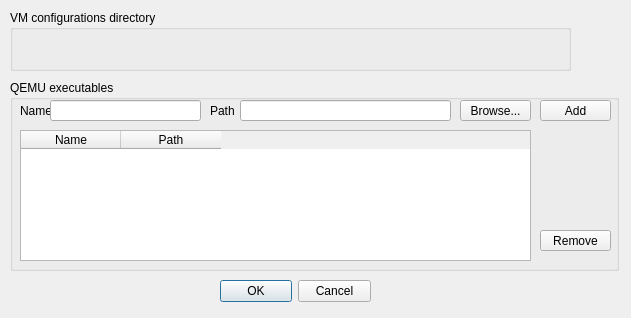
<?xml version="1.0" encoding="UTF-8"?>
<ui version="4.0">
 <class>GlobalSettingsDialog</class>
 <widget class="QDialog" name="GlobalSettingsDialog">
  <property name="geometry">
   <rect>
    <x>0</x>
    <y>0</y>
    <width>631</width>
    <height>318</height>
   </rect>
  </property>
  <property name="windowTitle">
   <string>Dialog</string>
  </property>
  <widget class="QGroupBox" name="groupBox">
   <property name="geometry">
    <rect>
     <x>10</x>
     <y>80</y>
     <width>609</width>
     <height>191</height>
    </rect>
   </property>
   <property name="title">
    <string>QEMU executables</string>
   </property>
   <widget class="QLabel" name="label">
    <property name="geometry">
     <rect>
      <x>10</x>
      <y>20</y>
      <width>31</width>
      <height>21</height>
     </rect>
    </property>
    <property name="text">
     <string>Name</string>
    </property>
   </widget>
   <widget class="QLineEdit" name="simulatorName">
    <property name="geometry">
     <rect>
      <x>40</x>
      <y>20</y>
      <width>151</width>
      <height>21</height>
     </rect>
    </property>
   </widget>
   <widget class="QPushButton" name="addButton">
    <property name="geometry">
     <rect>
      <x>530</x>
      <y>20</y>
      <width>71</width>
      <height>21</height>
     </rect>
    </property>
    <property name="text">
     <string>Add</string>
    </property>
   </widget>
   <widget class="QPushButton" name="removeButton">
    <property name="geometry">
     <rect>
      <x>530</x>
      <y>150</y>
      <width>71</width>
      <height>21</height>
     </rect>
    </property>
    <property name="text">
     <string>Remove</string>
    </property>
   </widget>
   <widget class="QLabel" name="label_2">
    <property name="geometry">
     <rect>
      <x>200</x>
      <y>20</y>
      <width>31</width>
      <height>21</height>
     </rect>
    </property>
    <property name="text">
     <string>Path</string>
    </property>
   </widget>
   <widget class="QLineEdit" name="simulatorPath">
    <property name="geometry">
     <rect>
      <x>230</x>
      <y>20</y>
      <width>211</width>
      <height>21</height>
     </rect>
    </property>
   </widget>
   <widget class="QPushButton" name="browseButton">
    <property name="geometry">
     <rect>
      <x>450</x>
      <y>20</y>
      <width>71</width>
      <height>21</height>
     </rect>
    </property>
    <property name="text">
     <string>Browse...</string>
    </property>
   </widget>
   <widget class="QTableWidget" name="simulatorsList">
    <property name="geometry">
     <rect>
      <x>10</x>
      <y>50</y>
      <width>511</width>
      <height>131</height>
     </rect>
    </property>
    <column>
     <property name="text">
      <string>Name</string>
     </property>
    </column>
    <column>
     <property name="text">
      <string>Path</string>
     </property>
    </column>
   </widget>
  </widget>
  <widget class="ChooseObjectWidget" name="configurationsPath">
   <property name="geometry">
    <rect>
     <x>10</x>
     <y>10</y>
     <width>561</width>
     <height>61</height>
    </rect>
   </property>
   <property name="title">
    <string>VM configurations directory</string>
   </property>
  </widget>
  <widget class="QDialogButtonBox" name="buttonBox">
   <property name="geometry">
    <rect>
     <x>220</x>
     <y>280</y>
     <width>151</width>
     <height>23</height>
    </rect>
   </property>
   <property name="orientation">
    <enum>Qt::Horizontal</enum>
   </property>
   <property name="standardButtons">
    <set>QDialogButtonBox::Cancel|QDialogButtonBox::Ok</set>
   </property>
  </widget>
 </widget>
 <customwidgets>
  <customwidget>
   <class>ChooseObjectWidget</class>
   <extends>QGroupBox</extends>
   <header>ChooseObjectWidget.h</header>
   <container>1</container>
  </customwidget>
 </customwidgets>
 <resources/>
 <connections>
  <connection>
   <sender>buttonBox</sender>
   <signal>accepted()</signal>
   <receiver>GlobalSettingsDialog</receiver>
   <slot>accept()</slot>
   <hints>
    <hint type="sourcelabel">
     <x>248</x>
     <y>254</y>
    </hint>
    <hint type="destinationlabel">
     <x>157</x>
     <y>274</y>
    </hint>
   </hints>
  </connection>
  <connection>
   <sender>buttonBox</sender>
   <signal>rejected()</signal>
   <receiver>GlobalSettingsDialog</receiver>
   <slot>reject()</slot>
   <hints>
    <hint type="sourcelabel">
     <x>316</x>
     <y>260</y>
    </hint>
    <hint type="destinationlabel">
     <x>286</x>
     <y>274</y>
    </hint>
   </hints>
  </connection>
 </connections>
</ui>
